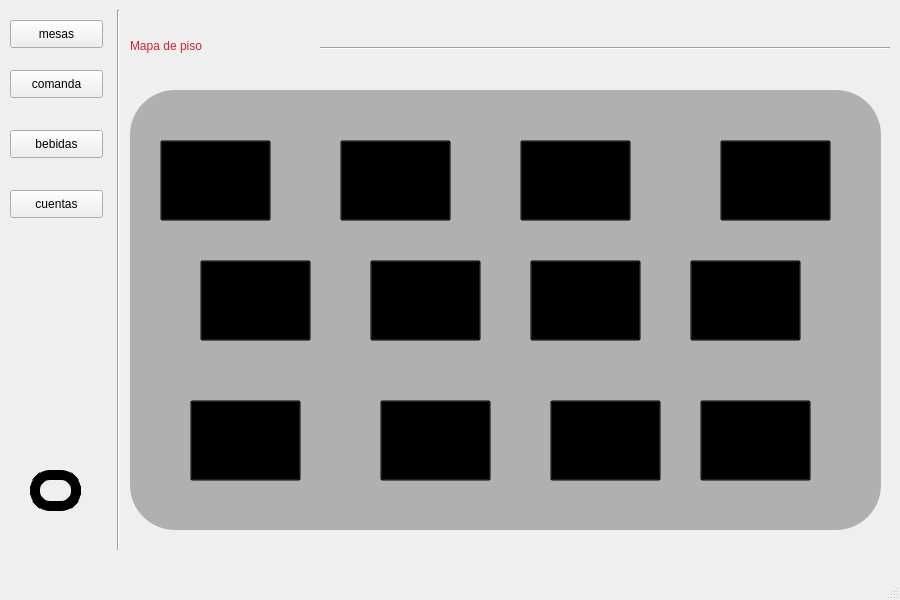
<?xml version="1.0" encoding="UTF-8"?>
<ui version="4.0">
 <class>Principal_Mesero</class>
 <widget class="QMainWindow" name="Principal_Mesero">
  <property name="geometry">
   <rect>
    <x>0</x>
    <y>0</y>
    <width>900</width>
    <height>600</height>
   </rect>
  </property>
  <property name="minimumSize">
   <size>
    <width>900</width>
    <height>600</height>
   </size>
  </property>
  <property name="maximumSize">
   <size>
    <width>900</width>
    <height>600</height>
   </size>
  </property>
  <property name="windowTitle">
   <string>MainWindow</string>
  </property>
  <widget class="QWidget" name="centralwidget">
   <widget class="QPushButton" name="mesas">
    <property name="geometry">
     <rect>
      <x>10</x>
      <y>20</y>
      <width>93</width>
      <height>28</height>
     </rect>
    </property>
    <property name="cursor">
     <cursorShape>OpenHandCursor</cursorShape>
    </property>
    <property name="text">
     <string>mesas</string>
    </property>
   </widget>
   <widget class="QPushButton" name="comanda">
    <property name="geometry">
     <rect>
      <x>10</x>
      <y>70</y>
      <width>93</width>
      <height>28</height>
     </rect>
    </property>
    <property name="cursor">
     <cursorShape>OpenHandCursor</cursorShape>
    </property>
    <property name="text">
     <string>comanda</string>
    </property>
   </widget>
   <widget class="QPushButton" name="bebidas">
    <property name="geometry">
     <rect>
      <x>10</x>
      <y>130</y>
      <width>93</width>
      <height>28</height>
     </rect>
    </property>
    <property name="cursor">
     <cursorShape>OpenHandCursor</cursorShape>
    </property>
    <property name="text">
     <string>bebidas</string>
    </property>
   </widget>
   <widget class="QPushButton" name="cuenta">
    <property name="geometry">
     <rect>
      <x>10</x>
      <y>190</y>
      <width>93</width>
      <height>28</height>
     </rect>
    </property>
    <property name="cursor">
     <cursorShape>OpenHandCursor</cursorShape>
    </property>
    <property name="text">
     <string>cuentas</string>
    </property>
   </widget>
   <widget class="QLabel" name="label">
    <property name="geometry">
     <rect>
      <x>30</x>
      <y>470</y>
      <width>51</width>
      <height>41</height>
     </rect>
    </property>
    <property name="styleSheet">
     <string notr="true">border: 10px solid  ;
border-radius: 20px  20px;;</string>
    </property>
    <property name="text">
     <string/>
    </property>
   </widget>
   <widget class="QStackedWidget" name="paginas">
    <property name="geometry">
     <rect>
      <x>130</x>
      <y>10</y>
      <width>760</width>
      <height>531</height>
     </rect>
    </property>
    <property name="currentIndex">
     <number>0</number>
    </property>
    <widget class="QWidget" name="page">
     <widget class="QLabel" name="label_3">
      <property name="geometry">
       <rect>
        <x>0</x>
        <y>20</y>
        <width>201</width>
        <height>31</height>
       </rect>
      </property>
      <property name="styleSheet">
       <string notr="true">color: rgb(201, 37, 49);font: 16pt &quot;MS Shell Dlg 2&quot;;</string>
      </property>
      <property name="text">
       <string>Mapa de piso </string>
      </property>
     </widget>
     <widget class="Line" name="line_2">
      <property name="geometry">
       <rect>
        <x>190</x>
        <y>30</y>
        <width>570</width>
        <height>16</height>
       </rect>
      </property>
      <property name="orientation">
       <enum>Qt::Horizontal</enum>
      </property>
     </widget>
     <widget class="QPushButton" name="mesa_1">
      <property name="geometry">
       <rect>
        <x>30</x>
        <y>130</y>
        <width>111</width>
        <height>81</height>
       </rect>
      </property>
      <property name="cursor">
       <cursorShape>OpenHandCursor</cursorShape>
      </property>
      <property name="styleSheet">
       <string notr="true">background-color: transparent;</string>
      </property>
      <property name="text">
       <string> </string>
      </property>
      <property name="iconSize">
       <size>
        <width>80</width>
        <height>80</height>
       </size>
      </property>
     </widget>
     <widget class="QFrame" name="frame">
      <property name="geometry">
       <rect>
        <x>0</x>
        <y>80</y>
        <width>751</width>
        <height>440</height>
       </rect>
      </property>
      <property name="styleSheet">
       <string notr="true">QFrame{
	background:rgba(112, 112, 112,0.5);
	border-radius:45px;	
}

 </string>
      </property>
      <property name="frameShape">
       <enum>QFrame::StyledPanel</enum>
      </property>
      <property name="frameShadow">
       <enum>QFrame::Raised</enum>
      </property>
      <widget class="QPushButton" name="mesa_2">
       <property name="geometry">
        <rect>
         <x>210</x>
         <y>50</y>
         <width>111</width>
         <height>81</height>
        </rect>
       </property>
       <property name="cursor">
        <cursorShape>OpenHandCursor</cursorShape>
       </property>
       <property name="styleSheet">
        <string notr="true">background-color: transparent;</string>
       </property>
       <property name="text">
        <string/>
       </property>
       <property name="iconSize">
        <size>
         <width>80</width>
         <height>80</height>
        </size>
       </property>
      </widget>
      <widget class="QPushButton" name="mesa_3">
       <property name="geometry">
        <rect>
         <x>590</x>
         <y>50</y>
         <width>111</width>
         <height>81</height>
        </rect>
       </property>
       <property name="cursor">
        <cursorShape>OpenHandCursor</cursorShape>
       </property>
       <property name="styleSheet">
        <string notr="true">background-color: transparent;</string>
       </property>
       <property name="text">
        <string/>
       </property>
       <property name="iconSize">
        <size>
         <width>80</width>
         <height>80</height>
        </size>
       </property>
      </widget>
      <widget class="QPushButton" name="mesa_4">
       <property name="geometry">
        <rect>
         <x>240</x>
         <y>170</y>
         <width>111</width>
         <height>81</height>
        </rect>
       </property>
       <property name="cursor">
        <cursorShape>OpenHandCursor</cursorShape>
       </property>
       <property name="styleSheet">
        <string notr="true">background-color: transparent;</string>
       </property>
       <property name="text">
        <string/>
       </property>
       <property name="iconSize">
        <size>
         <width>80</width>
         <height>80</height>
        </size>
       </property>
      </widget>
      <widget class="QPushButton" name="mesa_5">
       <property name="geometry">
        <rect>
         <x>390</x>
         <y>50</y>
         <width>111</width>
         <height>81</height>
        </rect>
       </property>
       <property name="cursor">
        <cursorShape>OpenHandCursor</cursorShape>
       </property>
       <property name="styleSheet">
        <string notr="true">background-color: transparent;</string>
       </property>
       <property name="text">
        <string/>
       </property>
       <property name="iconSize">
        <size>
         <width>80</width>
         <height>80</height>
        </size>
       </property>
      </widget>
      <widget class="QPushButton" name="mesa_6">
       <property name="geometry">
        <rect>
         <x>70</x>
         <y>170</y>
         <width>111</width>
         <height>81</height>
        </rect>
       </property>
       <property name="cursor">
        <cursorShape>OpenHandCursor</cursorShape>
       </property>
       <property name="styleSheet">
        <string notr="true">background-color: transparent;</string>
       </property>
       <property name="text">
        <string/>
       </property>
       <property name="iconSize">
        <size>
         <width>80</width>
         <height>80</height>
        </size>
       </property>
      </widget>
      <widget class="QPushButton" name="mesa_7">
       <property name="geometry">
        <rect>
         <x>400</x>
         <y>170</y>
         <width>111</width>
         <height>81</height>
        </rect>
       </property>
       <property name="cursor">
        <cursorShape>OpenHandCursor</cursorShape>
       </property>
       <property name="styleSheet">
        <string notr="true">background-color: transparent;</string>
       </property>
       <property name="text">
        <string/>
       </property>
       <property name="iconSize">
        <size>
         <width>80</width>
         <height>80</height>
        </size>
       </property>
      </widget>
      <widget class="QPushButton" name="mesa_8">
       <property name="geometry">
        <rect>
         <x>560</x>
         <y>170</y>
         <width>111</width>
         <height>81</height>
        </rect>
       </property>
       <property name="cursor">
        <cursorShape>OpenHandCursor</cursorShape>
       </property>
       <property name="styleSheet">
        <string notr="true">background-color: transparent;</string>
       </property>
       <property name="text">
        <string/>
       </property>
       <property name="iconSize">
        <size>
         <width>80</width>
         <height>80</height>
        </size>
       </property>
      </widget>
      <widget class="QPushButton" name="mesa_9">
       <property name="geometry">
        <rect>
         <x>60</x>
         <y>310</y>
         <width>111</width>
         <height>81</height>
        </rect>
       </property>
       <property name="cursor">
        <cursorShape>OpenHandCursor</cursorShape>
       </property>
       <property name="styleSheet">
        <string notr="true">background-color: transparent;</string>
       </property>
       <property name="text">
        <string/>
       </property>
       <property name="iconSize">
        <size>
         <width>80</width>
         <height>80</height>
        </size>
       </property>
      </widget>
      <widget class="QPushButton" name="mesa_10">
       <property name="geometry">
        <rect>
         <x>250</x>
         <y>310</y>
         <width>111</width>
         <height>81</height>
        </rect>
       </property>
       <property name="cursor">
        <cursorShape>OpenHandCursor</cursorShape>
       </property>
       <property name="styleSheet">
        <string notr="true">background-color: transparent;</string>
       </property>
       <property name="text">
        <string/>
       </property>
       <property name="iconSize">
        <size>
         <width>80</width>
         <height>80</height>
        </size>
       </property>
      </widget>
      <widget class="QPushButton" name="mesa_11">
       <property name="geometry">
        <rect>
         <x>420</x>
         <y>310</y>
         <width>111</width>
         <height>81</height>
        </rect>
       </property>
       <property name="cursor">
        <cursorShape>OpenHandCursor</cursorShape>
       </property>
       <property name="styleSheet">
        <string notr="true">background-color: transparent;</string>
       </property>
       <property name="text">
        <string/>
       </property>
       <property name="iconSize">
        <size>
         <width>80</width>
         <height>80</height>
        </size>
       </property>
      </widget>
      <widget class="QPushButton" name="mesa_12">
       <property name="geometry">
        <rect>
         <x>570</x>
         <y>310</y>
         <width>111</width>
         <height>81</height>
        </rect>
       </property>
       <property name="cursor">
        <cursorShape>OpenHandCursor</cursorShape>
       </property>
       <property name="styleSheet">
        <string notr="true">background-color: transparent;</string>
       </property>
       <property name="text">
        <string/>
       </property>
       <property name="iconSize">
        <size>
         <width>80</width>
         <height>80</height>
        </size>
       </property>
      </widget>
     </widget>
     <zorder>frame</zorder>
     <zorder>label_3</zorder>
     <zorder>line_2</zorder>
     <zorder>mesa_1</zorder>
    </widget>
    <widget class="QWidget" name="page_2">
     <widget class="Line" name="line_3">
      <property name="geometry">
       <rect>
        <x>120</x>
        <y>30</y>
        <width>640</width>
        <height>16</height>
       </rect>
      </property>
      <property name="orientation">
       <enum>Qt::Horizontal</enum>
      </property>
     </widget>
     <widget class="QLabel" name="label_4">
      <property name="geometry">
       <rect>
        <x>1</x>
        <y>21</y>
        <width>89</width>
        <height>33</height>
       </rect>
      </property>
      <property name="styleSheet">
       <string notr="true">font: 16pt &quot;MS Shell Dlg 2&quot;;
color: rgb(201, 37, 49);</string>
      </property>
      <property name="text">
       <string>Platillos</string>
      </property>
     </widget>
     <widget class="QPushButton" name="parilla">
      <property name="geometry">
       <rect>
        <x>50</x>
        <y>100</y>
        <width>121</width>
        <height>111</height>
       </rect>
      </property>
      <property name="cursor">
       <cursorShape>OpenHandCursor</cursorShape>
      </property>
      <property name="styleSheet">
       <string notr="true">background-color: transparent;</string>
      </property>
      <property name="text">
       <string/>
      </property>
      <property name="iconSize">
       <size>
        <width>100</width>
        <height>100</height>
       </size>
      </property>
     </widget>
     <widget class="QPushButton" name="ensalada">
      <property name="geometry">
       <rect>
        <x>230</x>
        <y>100</y>
        <width>121</width>
        <height>111</height>
       </rect>
      </property>
      <property name="cursor">
       <cursorShape>OpenHandCursor</cursorShape>
      </property>
      <property name="styleSheet">
       <string notr="true">background-color: transparent;</string>
      </property>
      <property name="text">
       <string/>
      </property>
      <property name="iconSize">
       <size>
        <width>100</width>
        <height>100</height>
       </size>
      </property>
     </widget>
     <widget class="QPushButton" name="mar">
      <property name="geometry">
       <rect>
        <x>390</x>
        <y>100</y>
        <width>121</width>
        <height>111</height>
       </rect>
      </property>
      <property name="cursor">
       <cursorShape>OpenHandCursor</cursorShape>
      </property>
      <property name="styleSheet">
       <string notr="true">background-color: transparent;</string>
      </property>
      <property name="text">
       <string/>
      </property>
      <property name="iconSize">
       <size>
        <width>100</width>
        <height>100</height>
       </size>
      </property>
     </widget>
     <widget class="QPushButton" name="sopa">
      <property name="geometry">
       <rect>
        <x>550</x>
        <y>100</y>
        <width>121</width>
        <height>111</height>
       </rect>
      </property>
      <property name="cursor">
       <cursorShape>OpenHandCursor</cursorShape>
      </property>
      <property name="styleSheet">
       <string notr="true">background-color: transparent;</string>
      </property>
      <property name="text">
       <string/>
      </property>
      <property name="iconSize">
       <size>
        <width>100</width>
        <height>100</height>
       </size>
      </property>
     </widget>
     <widget class="QPushButton" name="guarnicion">
      <property name="geometry">
       <rect>
        <x>230</x>
        <y>310</y>
        <width>121</width>
        <height>111</height>
       </rect>
      </property>
      <property name="cursor">
       <cursorShape>OpenHandCursor</cursorShape>
      </property>
      <property name="styleSheet">
       <string notr="true">background-color: transparent;</string>
      </property>
      <property name="text">
       <string/>
      </property>
      <property name="iconSize">
       <size>
        <width>100</width>
        <height>100</height>
       </size>
      </property>
     </widget>
     <widget class="QPushButton" name="reposteria">
      <property name="geometry">
       <rect>
        <x>390</x>
        <y>310</y>
        <width>121</width>
        <height>111</height>
       </rect>
      </property>
      <property name="cursor">
       <cursorShape>OpenHandCursor</cursorShape>
      </property>
      <property name="styleSheet">
       <string notr="true">background-color: transparent;</string>
      </property>
      <property name="text">
       <string/>
      </property>
      <property name="iconSize">
       <size>
        <width>100</width>
        <height>100</height>
       </size>
      </property>
     </widget>
     <widget class="QPushButton" name="infantil">
      <property name="geometry">
       <rect>
        <x>550</x>
        <y>310</y>
        <width>121</width>
        <height>111</height>
       </rect>
      </property>
      <property name="cursor">
       <cursorShape>OpenHandCursor</cursorShape>
      </property>
      <property name="styleSheet">
       <string notr="true">background-color: transparent;</string>
      </property>
      <property name="text">
       <string/>
      </property>
      <property name="iconSize">
       <size>
        <width>100</width>
        <height>100</height>
       </size>
      </property>
     </widget>
     <widget class="QPushButton" name="entrada">
      <property name="geometry">
       <rect>
        <x>50</x>
        <y>310</y>
        <width>121</width>
        <height>111</height>
       </rect>
      </property>
      <property name="cursor">
       <cursorShape>OpenHandCursor</cursorShape>
      </property>
      <property name="styleSheet">
       <string notr="true">background-color: transparent;</string>
      </property>
      <property name="text">
       <string/>
      </property>
      <property name="iconSize">
       <size>
        <width>100</width>
        <height>100</height>
       </size>
      </property>
     </widget>
     <widget class="QLabel" name="label_2">
      <property name="geometry">
       <rect>
        <x>60</x>
        <y>220</y>
        <width>55</width>
        <height>20</height>
       </rect>
      </property>
      <property name="styleSheet">
       <string notr="true">font: 10pt &quot;MS Shell Dlg 2&quot;;</string>
      </property>
      <property name="text">
       <string>De la </string>
      </property>
     </widget>
     <widget class="QLabel" name="label_13">
      <property name="geometry">
       <rect>
        <x>110</x>
        <y>220</y>
        <width>55</width>
        <height>20</height>
       </rect>
      </property>
      <property name="styleSheet">
       <string notr="true">font: 10pt &quot;MS Shell Dlg 2&quot;;
color: rgb(201, 37, 49);</string>
      </property>
      <property name="text">
       <string>parrilla</string>
      </property>
     </widget>
     <widget class="QLabel" name="label_14">
      <property name="geometry">
       <rect>
        <x>250</x>
        <y>220</y>
        <width>71</width>
        <height>20</height>
       </rect>
      </property>
      <property name="styleSheet">
       <string notr="true">font: 10pt &quot;MS Shell Dlg 2&quot;;</string>
      </property>
      <property name="text">
       <string>Ensalada</string>
      </property>
     </widget>
     <widget class="QLabel" name="label_15">
      <property name="geometry">
       <rect>
        <x>70</x>
        <y>430</y>
        <width>71</width>
        <height>20</height>
       </rect>
      </property>
      <property name="styleSheet">
       <string notr="true">font: 10pt &quot;MS Shell Dlg 2&quot;;</string>
      </property>
      <property name="text">
       <string>Entradas</string>
      </property>
     </widget>
     <widget class="QLabel" name="label_16">
      <property name="geometry">
       <rect>
        <x>400</x>
        <y>220</y>
        <width>55</width>
        <height>20</height>
       </rect>
      </property>
      <property name="styleSheet">
       <string notr="true">font: 10pt &quot;MS Shell Dlg 2&quot;;</string>
      </property>
      <property name="text">
       <string>Del </string>
      </property>
     </widget>
     <widget class="QLabel" name="label_17">
      <property name="geometry">
       <rect>
        <x>450</x>
        <y>220</y>
        <width>55</width>
        <height>20</height>
       </rect>
      </property>
      <property name="styleSheet">
       <string notr="true">font: 10pt &quot;MS Shell Dlg 2&quot;;
color: rgb(201, 37, 49);</string>
      </property>
      <property name="text">
       <string>mar</string>
      </property>
     </widget>
     <widget class="QLabel" name="label_18">
      <property name="geometry">
       <rect>
        <x>560</x>
        <y>220</y>
        <width>60</width>
        <height>20</height>
       </rect>
      </property>
      <property name="styleSheet">
       <string notr="true">font: 10pt &quot;MS Shell Dlg 2&quot;;</string>
      </property>
      <property name="text">
       <string>Sopas y</string>
      </property>
     </widget>
     <widget class="QLabel" name="label_19">
      <property name="geometry">
       <rect>
        <x>620</x>
        <y>220</y>
        <width>55</width>
        <height>20</height>
       </rect>
      </property>
      <property name="styleSheet">
       <string notr="true">font: 10pt &quot;MS Shell Dlg 2&quot;;
color: rgb(201, 37, 49);</string>
      </property>
      <property name="text">
       <string>pastas</string>
      </property>
     </widget>
     <widget class="QLabel" name="label_20">
      <property name="geometry">
       <rect>
        <x>570</x>
        <y>430</y>
        <width>55</width>
        <height>20</height>
       </rect>
      </property>
      <property name="styleSheet">
       <string notr="true">font: 10pt &quot;MS Shell Dlg 2&quot;;</string>
      </property>
      <property name="text">
       <string>Menú</string>
      </property>
     </widget>
     <widget class="QLabel" name="label_21">
      <property name="geometry">
       <rect>
        <x>620</x>
        <y>430</y>
        <width>55</width>
        <height>20</height>
       </rect>
      </property>
      <property name="styleSheet">
       <string notr="true">font: 10pt &quot;MS Shell Dlg 2&quot;;
color: rgb(201, 37, 49);</string>
      </property>
      <property name="text">
       <string>infantil</string>
      </property>
     </widget>
     <widget class="QLabel" name="label_22">
      <property name="geometry">
       <rect>
        <x>240</x>
        <y>430</y>
        <width>100</width>
        <height>20</height>
       </rect>
      </property>
      <property name="styleSheet">
       <string notr="true">font: 10pt &quot;MS Shell Dlg 2&quot;;</string>
      </property>
      <property name="text">
       <string>Guarniciones</string>
      </property>
     </widget>
     <widget class="QLabel" name="label_23">
      <property name="geometry">
       <rect>
        <x>410</x>
        <y>430</y>
        <width>90</width>
        <height>20</height>
       </rect>
      </property>
      <property name="styleSheet">
       <string notr="true">font: 10pt &quot;MS Shell Dlg 2&quot;;</string>
      </property>
      <property name="text">
       <string>Repostería</string>
      </property>
     </widget>
    </widget>
    <widget class="QWidget" name="page_3">
     <widget class="Line" name="line_4">
      <property name="geometry">
       <rect>
        <x>180</x>
        <y>30</y>
        <width>580</width>
        <height>16</height>
       </rect>
      </property>
      <property name="orientation">
       <enum>Qt::Horizontal</enum>
      </property>
     </widget>
     <widget class="QLabel" name="label_5">
      <property name="geometry">
       <rect>
        <x>0</x>
        <y>20</y>
        <width>150</width>
        <height>31</height>
       </rect>
      </property>
      <property name="styleSheet">
       <string notr="true">font: 16pt &quot;MS Shell Dlg 2&quot;;color: rgb(201, 37, 49);</string>
      </property>
      <property name="text">
       <string>De la parrilla</string>
      </property>
     </widget>
    </widget>
    <widget class="QWidget" name="page_4">
     <widget class="Line" name="line_5">
      <property name="geometry">
       <rect>
        <x>150</x>
        <y>30</y>
        <width>610</width>
        <height>16</height>
       </rect>
      </property>
      <property name="orientation">
       <enum>Qt::Horizontal</enum>
      </property>
     </widget>
     <widget class="QLabel" name="label_6">
      <property name="geometry">
       <rect>
        <x>0</x>
        <y>20</y>
        <width>130</width>
        <height>31</height>
       </rect>
      </property>
      <property name="styleSheet">
       <string notr="true">font: 16pt &quot;MS Shell Dlg 2&quot;;color: rgb(201, 37, 49);</string>
      </property>
      <property name="text">
       <string>Ensaladas</string>
      </property>
     </widget>
    </widget>
    <widget class="QWidget" name="page_5">
     <widget class="Line" name="line_6">
      <property name="geometry">
       <rect>
        <x>130</x>
        <y>30</y>
        <width>630</width>
        <height>16</height>
       </rect>
      </property>
      <property name="orientation">
       <enum>Qt::Horizontal</enum>
      </property>
     </widget>
     <widget class="QLabel" name="label_7">
      <property name="geometry">
       <rect>
        <x>0</x>
        <y>20</y>
        <width>100</width>
        <height>31</height>
       </rect>
      </property>
      <property name="styleSheet">
       <string notr="true">font: 16pt &quot;MS Shell Dlg 2&quot;;color: rgb(201, 37, 49);</string>
      </property>
      <property name="text">
       <string>Del mar</string>
      </property>
     </widget>
    </widget>
    <widget class="QWidget" name="page_6">
     <widget class="QLabel" name="label_9">
      <property name="geometry">
       <rect>
        <x>0</x>
        <y>20</y>
        <width>180</width>
        <height>31</height>
       </rect>
      </property>
      <property name="styleSheet">
       <string notr="true">font: 16pt &quot;MS Shell Dlg 2&quot;;color: rgb(201, 37, 49);</string>
      </property>
      <property name="text">
       <string>Sopas y pastas</string>
      </property>
     </widget>
     <widget class="Line" name="line_7">
      <property name="geometry">
       <rect>
        <x>210</x>
        <y>30</y>
        <width>550</width>
        <height>16</height>
       </rect>
      </property>
      <property name="orientation">
       <enum>Qt::Horizontal</enum>
      </property>
     </widget>
    </widget>
    <widget class="QWidget" name="page_7">
     <widget class="QLabel" name="label_10">
      <property name="geometry">
       <rect>
        <x>0</x>
        <y>20</y>
        <width>160</width>
        <height>31</height>
       </rect>
      </property>
      <property name="styleSheet">
       <string notr="true">color: rgb(201, 37, 49);font: 16pt &quot;MS Shell Dlg 2&quot;;</string>
      </property>
      <property name="text">
       <string>Entradas</string>
      </property>
     </widget>
     <widget class="Line" name="line_8">
      <property name="geometry">
       <rect>
        <x>140</x>
        <y>30</y>
        <width>620</width>
        <height>16</height>
       </rect>
      </property>
      <property name="orientation">
       <enum>Qt::Horizontal</enum>
      </property>
     </widget>
    </widget>
    <widget class="QWidget" name="page_8">
     <widget class="QLabel" name="label_11">
      <property name="geometry">
       <rect>
        <x>0</x>
        <y>20</y>
        <width>160</width>
        <height>31</height>
       </rect>
      </property>
      <property name="styleSheet">
       <string notr="true">color: rgb(201, 37, 49);font: 16pt &quot;MS Shell Dlg 2&quot;;</string>
      </property>
      <property name="text">
       <string>Guarniciones</string>
      </property>
     </widget>
     <widget class="Line" name="line_9">
      <property name="geometry">
       <rect>
        <x>190</x>
        <y>30</y>
        <width>570</width>
        <height>16</height>
       </rect>
      </property>
      <property name="orientation">
       <enum>Qt::Horizontal</enum>
      </property>
     </widget>
    </widget>
    <widget class="QWidget" name="page_9">
     <widget class="QLabel" name="label_12">
      <property name="geometry">
       <rect>
        <x>0</x>
        <y>20</y>
        <width>130</width>
        <height>31</height>
       </rect>
      </property>
      <property name="styleSheet">
       <string notr="true">color: rgb(201, 37, 49);font: 16pt &quot;MS Shell Dlg 2&quot;;</string>
      </property>
      <property name="text">
       <string>Reposteria</string>
      </property>
     </widget>
     <widget class="Line" name="line_10">
      <property name="geometry">
       <rect>
        <x>160</x>
        <y>30</y>
        <width>600</width>
        <height>16</height>
       </rect>
      </property>
      <property name="orientation">
       <enum>Qt::Horizontal</enum>
      </property>
     </widget>
    </widget>
    <widget class="QWidget" name="page_10">
     <widget class="QLabel" name="label_239">
      <property name="geometry">
       <rect>
        <x>0</x>
        <y>20</y>
        <width>160</width>
        <height>31</height>
       </rect>
      </property>
      <property name="styleSheet">
       <string notr="true">color: rgb(201, 37, 49);font: 16pt &quot;MS Shell Dlg 2&quot;;</string>
      </property>
      <property name="text">
       <string>Menú infantil</string>
      </property>
     </widget>
     <widget class="Line" name="line_11">
      <property name="geometry">
       <rect>
        <x>190</x>
        <y>30</y>
        <width>570</width>
        <height>16</height>
       </rect>
      </property>
      <property name="orientation">
       <enum>Qt::Horizontal</enum>
      </property>
     </widget>
    </widget>
    <widget class="QWidget" name="page_11">
     <widget class="Line" name="line_12">
      <property name="geometry">
       <rect>
        <x>130</x>
        <y>30</y>
        <width>630</width>
        <height>16</height>
       </rect>
      </property>
      <property name="orientation">
       <enum>Qt::Horizontal</enum>
      </property>
     </widget>
     <widget class="QLabel" name="label_270">
      <property name="geometry">
       <rect>
        <x>0</x>
        <y>20</y>
        <width>160</width>
        <height>31</height>
       </rect>
      </property>
      <property name="styleSheet">
       <string notr="true">color: rgb(201, 37, 49);font: 16pt &quot;MS Shell Dlg 2&quot;;</string>
      </property>
      <property name="text">
       <string>Bebidas</string>
      </property>
     </widget>
     <widget class="QPushButton" name="coctel">
      <property name="geometry">
       <rect>
        <x>140</x>
        <y>190</y>
        <width>121</width>
        <height>111</height>
       </rect>
      </property>
      <property name="cursor">
       <cursorShape>OpenHandCursor</cursorShape>
      </property>
      <property name="styleSheet">
       <string notr="true">background-color: transparent;</string>
      </property>
      <property name="text">
       <string/>
      </property>
      <property name="iconSize">
       <size>
        <width>100</width>
        <height>100</height>
       </size>
      </property>
     </widget>
     <widget class="QPushButton" name="vino">
      <property name="geometry">
       <rect>
        <x>420</x>
        <y>190</y>
        <width>121</width>
        <height>111</height>
       </rect>
      </property>
      <property name="cursor">
       <cursorShape>OpenHandCursor</cursorShape>
      </property>
      <property name="styleSheet">
       <string notr="true">background-color: transparent;</string>
      </property>
      <property name="text">
       <string/>
      </property>
      <property name="iconSize">
       <size>
        <width>100</width>
        <height>100</height>
       </size>
      </property>
     </widget>
     <widget class="QLabel" name="label_271">
      <property name="geometry">
       <rect>
        <x>160</x>
        <y>310</y>
        <width>70</width>
        <height>20</height>
       </rect>
      </property>
      <property name="styleSheet">
       <string notr="true">font: 10pt &quot;MS Shell Dlg 2&quot;;</string>
      </property>
      <property name="text">
       <string>Cocteles</string>
      </property>
     </widget>
     <widget class="QLabel" name="label_272">
      <property name="geometry">
       <rect>
        <x>460</x>
        <y>310</y>
        <width>40</width>
        <height>20</height>
       </rect>
      </property>
      <property name="styleSheet">
       <string notr="true">font: 10pt &quot;MS Shell Dlg 2&quot;;</string>
      </property>
      <property name="text">
       <string>Vinos</string>
      </property>
     </widget>
    </widget>
    <widget class="QWidget" name="page_12">
     <widget class="Line" name="line_13">
      <property name="geometry">
       <rect>
        <x>130</x>
        <y>30</y>
        <width>630</width>
        <height>16</height>
       </rect>
      </property>
      <property name="orientation">
       <enum>Qt::Horizontal</enum>
      </property>
     </widget>
     <widget class="QLabel" name="label_273">
      <property name="geometry">
       <rect>
        <x>0</x>
        <y>20</y>
        <width>110</width>
        <height>31</height>
       </rect>
      </property>
      <property name="cursor">
       <cursorShape>UpArrowCursor</cursorShape>
      </property>
      <property name="styleSheet">
       <string notr="true">color: rgb(201, 37, 49);font: 16pt &quot;MS Shell Dlg 2&quot;;</string>
      </property>
      <property name="text">
       <string>Cocteles</string>
      </property>
     </widget>
    </widget>
    <widget class="QWidget" name="page_13">
     <widget class="QLabel" name="label_540">
      <property name="geometry">
       <rect>
        <x>10</x>
        <y>20</y>
        <width>71</width>
        <height>31</height>
       </rect>
      </property>
      <property name="styleSheet">
       <string notr="true">color: rgb(201, 37, 49);font: 16pt &quot;MS Shell Dlg 2&quot;;</string>
      </property>
      <property name="text">
       <string>Vinos</string>
      </property>
     </widget>
     <widget class="Line" name="line_26">
      <property name="geometry">
       <rect>
        <x>110</x>
        <y>30</y>
        <width>640</width>
        <height>16</height>
       </rect>
      </property>
      <property name="orientation">
       <enum>Qt::Horizontal</enum>
      </property>
     </widget>
     <widget class="Line" name="line_27">
      <property name="geometry">
       <rect>
        <x>180</x>
        <y>372</y>
        <width>16</width>
        <height>18</height>
       </rect>
      </property>
      <property name="orientation">
       <enum>Qt::Vertical</enum>
      </property>
     </widget>
    </widget>
   </widget>
   <widget class="Line" name="line">
    <property name="geometry">
     <rect>
      <x>110</x>
      <y>10</y>
      <width>16</width>
      <height>540</height>
     </rect>
    </property>
    <property name="orientation">
     <enum>Qt::Vertical</enum>
    </property>
   </widget>
  </widget>
  <widget class="QMenuBar" name="menubar">
   <property name="geometry">
    <rect>
     <x>0</x>
     <y>0</y>
     <width>900</width>
     <height>26</height>
    </rect>
   </property>
  </widget>
  <widget class="QStatusBar" name="statusbar"/>
 </widget>
 <resources/>
 <connections/>
</ui>
